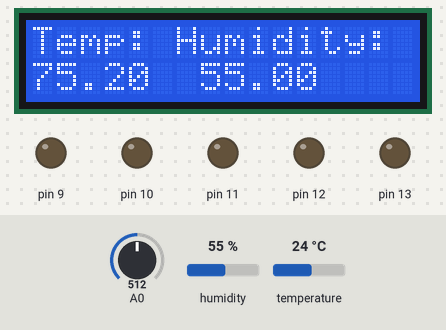
The sketch below on a simulated Arduino Uno, built with avr-gcc and run on an emulated ATmega328P. On the bench: 16×2 character LCD, output pins drawn as LEDs (lit = HIGH). The test bench sets the inputs (shaded band); at power-on: temperature 24 °C, A0 = 512, humidity 55 %.

Above: at 1.2 s.
1.3 s: temperature set to 28 °C
At 2.8 s:
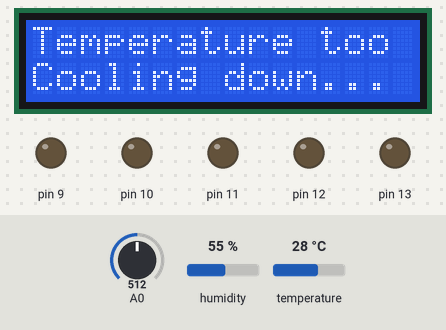
At 7.8 s:
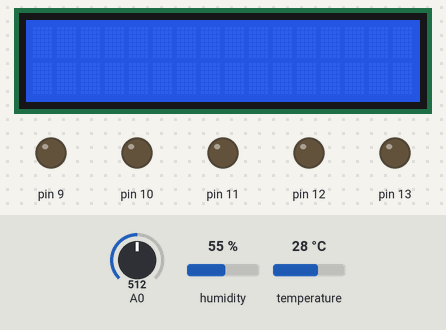
Timing chart, 0 to 9.3 s (numbered marks = the images above; inputs shaded):
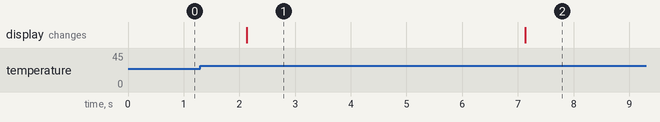

Measured:
- after the input at 1.3 s, the display: changes after 0.83 s (image 1)
- what the display in image 1 shows lasts 5.0 s, from 2.1 s to 7.1 s

The sketch:

cpefinal3.ino
```cpp
//nicky cruz-nunez
// I had no partners lol.

#include "DHT.h"
#include <LiquidCrystal.h>

#define DHTPIN 2
#define DHTTYPE DHT11

#define tempF 80.0 // fahrenheit temperature
#define tempc 26.6667 // celsius temperature
#define watermax 100

unsigned int currentTicks = 65535;
DHT dht(DHTPIN, DHTTYPE);

unsigned char waterlevelport = 0;

//#include <LiquidCrystal.h>
LiquidCrystal lcd(8, 7, 6, 5, 4, 3);

volatile unsigned char* myTCCR1A = (unsigned char*) 0x80;
volatile unsigned char* myTCCR1B = (unsigned char*) 0x81;
volatile unsigned char* myTCCR1C = (unsigned char*) 0x82;
volatile unsigned char* myTIMSK1 = (unsigned char*) 0x6F;
volatile unsigned int* myTCNT1 = (unsigned int*) 0x84;
volatile unsigned char* myTIFR1 = (unsigned char*) 0x36;

// DIGITAL PORT B REGISTERS
volatile unsigned char* port_b = (unsigned char*) 0x25;
volatile unsigned char* ddr_b = (unsigned char*) 0x24;
volatile unsigned char* pin_b = (unsigned char*) 0x23;

volatile unsigned char* my_ADMUX = (unsigned char*) 0x7C;
volatile unsigned char* my_ADCSRB = (unsigned char*) 0x7B;
volatile unsigned char* my_ADCSRA = (unsigned char*) 0x7A;
volatile unsigned int* my_ADC_DATA = (unsigned int*) 0x78;

enum CoolerState {
  IDLE,
  RUNNING,
  DISABLED,
  WATER,
  OVERTEMP
};

CoolerState currentState = DISABLED;

void setup() {

  *ddr_b |= 0b00111111;

  lcd.begin(16, 2);

  lcd.setCursor(0, 0);
  lcd.print("Hello, world!");

  Serial.begin(9600);

  currentState = IDLE;

  adc_init();

  dht.begin();
}

void loop() {


  lcd.clear(); // clear the LCD screen


  float temp; // declare the variable here

  switch (currentState) {
    case IDLE:
      // Get temperature and humidity readings
      temp = getTemperature(true);
      float humid = getHumidity();

      // Display the current temperature and humidity on the LCD screen
      lcd_th(temp, humid);

      // Check water level
      unsigned int water_lvl = waterLevel();
      if (water_lvl < watermax) {
        currentState = WATER;
        // Display an appropriate message on the LCD screen
        lcd.clear();
        lcd.setCursor(0, 0);
        lcd.print("Water level low!");
        lcd.setCursor(0, 1);
        lcd.print("Refill water tank.");
      }
      else if (temp > tempF) {
        currentState = OVERTEMP;
        // Display an appropriate message on the LCD screen
        lcd.clear();
        lcd.setCursor(0, 0);
        lcd.print("Temperature too high!");
        lcd.setCursor(0, 1);
        lcd.print("Cooling down...");
        // Wait for some time to cool down the device
        delay(5000);
      }
      break;

    case WATER:
      // Check water level
      water_lvl = waterLevel();
      if (water_lvl >= watermax) {
        currentState = IDLE;
        // Display the current temperature and humidity on the LCD screen
        float humid = getHumidity();
        lcd_th(temp, humid);
      }
      break;

    case OVERTEMP:
      // Check temperature
      temp = getTemperature(true);
      if (temp <= tempF) {
        currentState = IDLE;
        // Display the current temperature and humidity on the LCD screen
        float humid = getHumidity();
        lcd_th(temp, humid);
      }
      else {
        // Wait for some time to cool down the device
        delay(5000);
      }
      break;

    case RUNNING:
      // Turn on the cooler
      *port_b |= 0b00000110;

      // Check temperature
      temp = getTemperature(true);
      if (temp <= tempF) {
        currentState = IDLE;
        // Display the current temperature and humidity on the LCD screen
        float humid = getHumidity();
        lcd_th(temp, humid);
        // Turn off the cooler
        *port_b &= 0b11111001;
      }
      break;
  }
}

float getTemperature(bool fahrenheit) {
  float temperature = dht.readTemperature();
  if (isnan(temperature)) {
    Serial.println("failed ");
    return -1.0;
  }
  if (fahrenheit) {
    return temperature * 1.8 + 32.0;
  }
  else {
    return temperature;
  }
}

float getHumidity() {
  float humidity = dht.readHumidity();
  if (isnan(humidity)) {
    Serial.println("Failed ");
    return -1.0;
  }
  return humidity;
}

unsigned int waterLevel() {
  *my_ADMUX = waterlevelport | 0b01000000;
  *my_ADCSRA |= 0b01000000; // start conversion
  while (*my_ADCSRA & 0b01000000) {} // wait for conversion to finish
  return *my_ADC_DATA;
}

void adc_init()
{
  // setup the A register
  *my_ADCSRA |= 0b10000000; // set bit   7 to 1 to enable the ADC
  *my_ADCSRA &= 0b11011111; // clear bit 6 to 0 to disable the ADC trigger mode
  *my_ADCSRA &= 0b11110111; // clear bit 5 to 0 to disable the ADC interrupt
  *my_ADCSRA &= 0b11111000; // clear bit 0-2 to 0 to set prescaler selection to slow reading
  // setup the B register
  *my_ADCSRB &= 0b11110111; // clear bit 3 to 0 to reset the channel and gain bits
  *my_ADCSRB &= 0b11111000; // clear bit 2-0 to 0 to set free running mode
  // setup the MUX Register
  *my_ADMUX  &= 0b01111111; // clear bit 7 to 0 for AVCC analog reference
  *my_ADMUX  |= 0b01000000; // set bit   6 to 1 for AVCC analog reference
  *my_ADMUX  &= 0b11011111; // clear bit 5 to 0 for right adjust result
  *my_ADMUX  &= 0b11100000; // clear bit 4-0 to 0 to reset the channel and gain bits
}
unsigned int adc_read(unsigned char adc_channel_num)
{
  // clear the channel selection bits (MUX 4:0)
  *my_ADMUX  &= 0b11100000;
  // clear the channel selection bits (MUX 5)
  *my_ADCSRB &= 0b11110111;
  // set the channel number
  if(adc_channel_num > 7)
  {
    // set the channel selection bits, but remove the most significant bit (bit 3)
    adc_channel_num -= 8;
    // set MUX bit 5
    *my_ADCSRB |= 0b00001000;
  }
  // set the channel selection bits
  *my_ADMUX  += adc_channel_num;
  // set bit 6 of ADCSRA to 1 to start a conversion
  *my_ADCSRA |= 0x40;
  // wait for the conversion to complete
  while((*my_ADCSRA & 0x40) != 0);
  // return the result in the ADC data register
  return *my_ADC_DATA;
}


void lcd_th(float temp, float humid) {
lcd.setCursor(0,0);
lcd.print("Temp: Humidity:");
lcd.setCursor(0,1);
lcd.print(temp);
lcd.setCursor(7,1);
lcd.print(humid);
}

float temp_to_c(float temp_f) {
  return (temp_f - 32.0) / 1.8;
}
```
